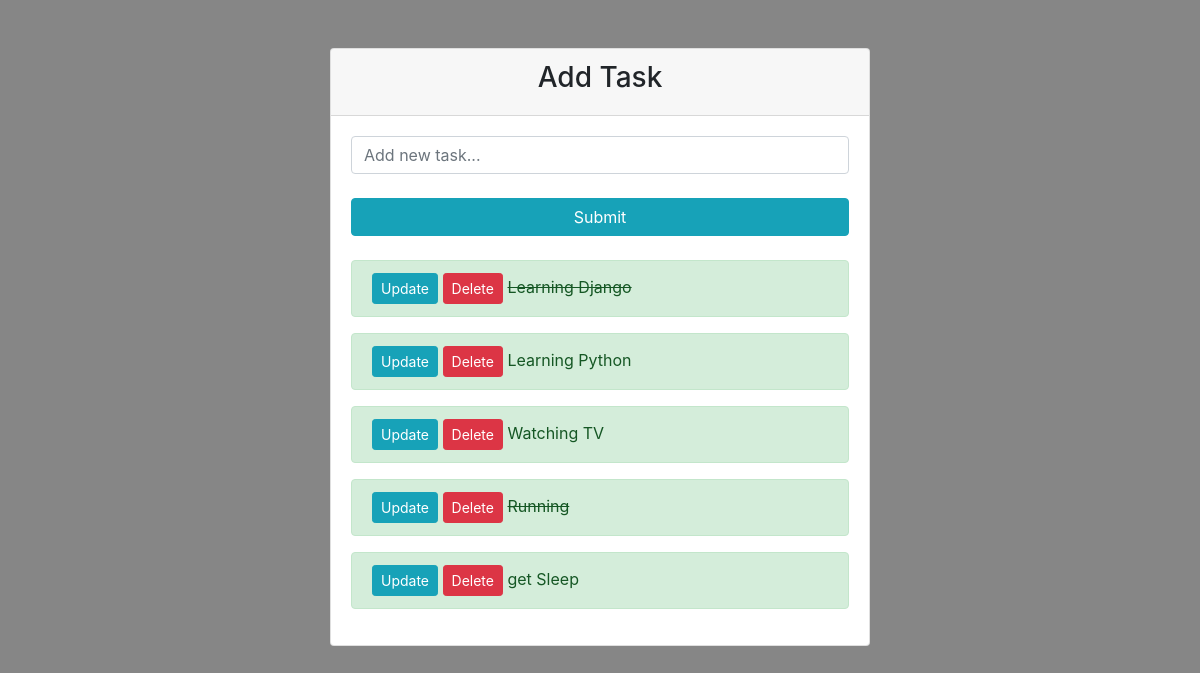
Before: / with the older database file.
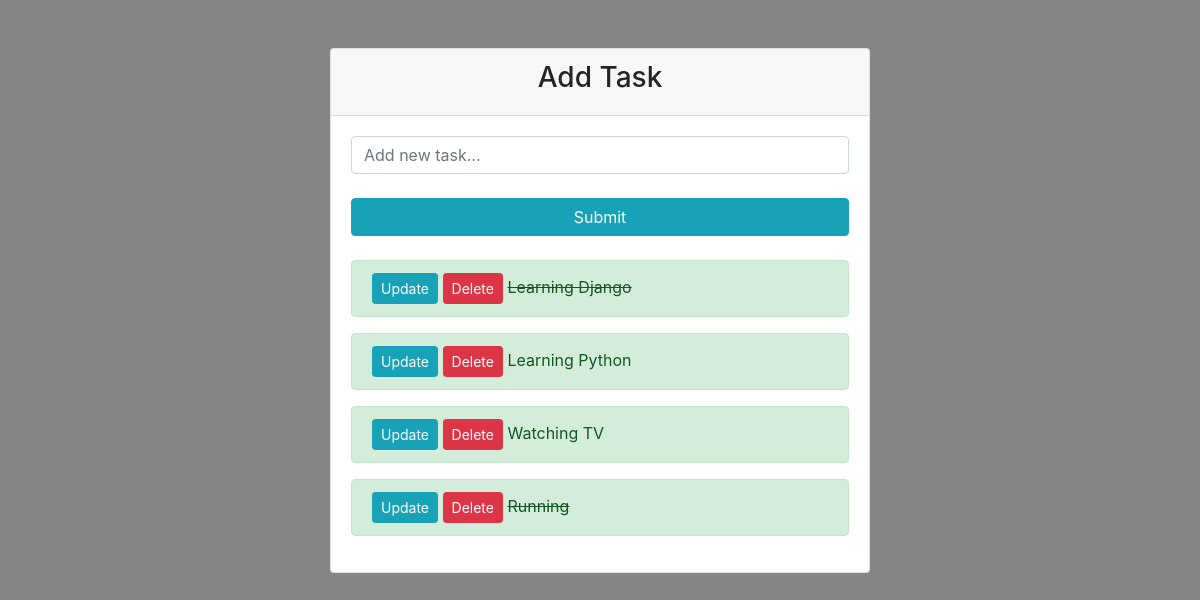
After: the same page with the newer database file.
### tasks/models.py (models this page shows)
class Task(models.Model):
	title = models.CharField(max_length=200)
	complete = models.BooleanField(default=False)
	created = models.DateTimeField(auto_now_add=True)
	def __str__(self):
		return self.title

### tasks/views.py (the view)
# urls.py: path('', views.index, name="list"),
def index(request):
    tasks = Task.objects.all()
    form = TaskForm()
    if request.method == 'POST':
        form = TaskForm(request.POST)
        if form.is_valid():
            form.save()
        return redirect('/')
    context = {'tasks': tasks, 'form': form}
    return render(request, 'tasks/list.html', context)

### tasks/forms.py
class TaskForm(forms.ModelForm):
	title = forms.CharField(widget=forms.TextInput(attrs={'class':'form-control', 'placeholder':'Add new task...'}))
	class Meta:
		model = Task
		fields = '__all__'

### templates/tasks/list.html (shortened to what this page needs)
{% extends 'tasks/base.html' %} {% block content %}
<div class="container mt-5">
    <div class="row h-100 d-flex align-items-center justify-content-center">
        <div class="col-md-6 mx-auto">
            <div class="card">
                <div class="card-header">
                    <h1 class="h3 text-center">Add Task</h1>
                </div>
                <div class="card-body">
                    <form method="POST" action="/">
                        {% csrf_token %} {{form.title}}
                        <input class="btn btn-info btn-block my-4" type="submit" name="Create Task" />
                    </form>
                    <div class="todo-list">
                        {% for task in tasks %}
                        <div class="alert alert-success">
                            <a class="btn btn-sm btn-info" href="{% url 'update_task' task.id %}">Update</a>
                            <a class="btn btn-sm btn-danger" href="{% url 'delete' task.id %}">Delete</a>
                            {% if task.complete == True %}
                            <strike>{{task}}</strike>
                            {% else %}
                            <span>{{task}}</span>
                            {% endif %}
                        </div>
                        {% endfor %}
                    </div>
                </div>
            </div>
        </div>
    </div>
</div>
{% endblock %}

### templates/tasks/base.html (shortened to what this page needs)
<!DOCTYPE html>
<html lang="en">
    <head>
        <link rel="stylesheet" href="https://stackpath.bootstrapcdn.com/bootstrap/4.3.1/css/bootstrap.min.css" />
    </head>
    <body>
        {% block content %}{% endblock %}
    </body>
</html>

### templates/tasks/base.html (style rules this page uses)
body { background-color: #868686; }

Changed rows visible on the page:
removed Task: title "get Sleep"
